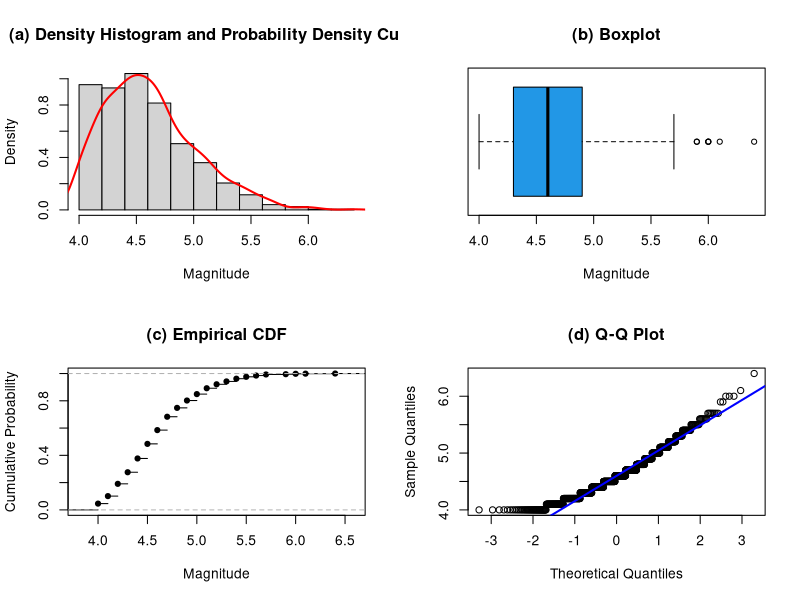
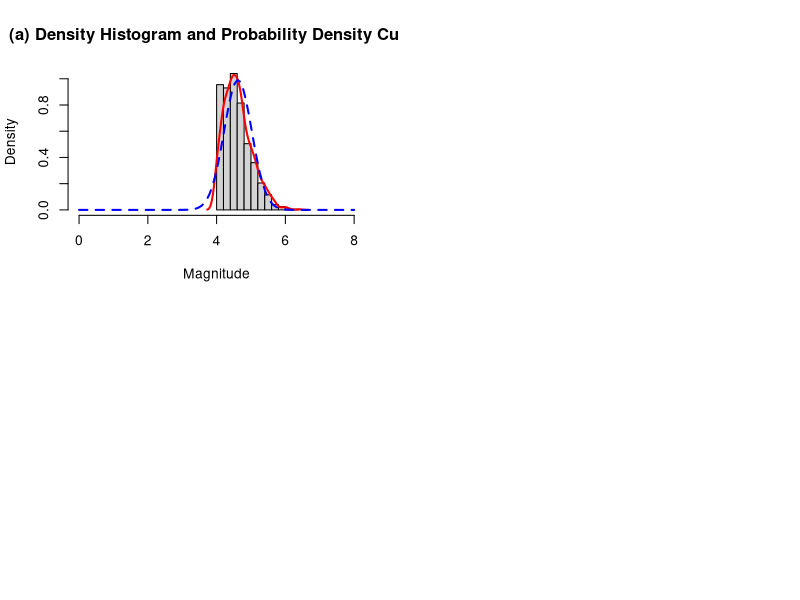
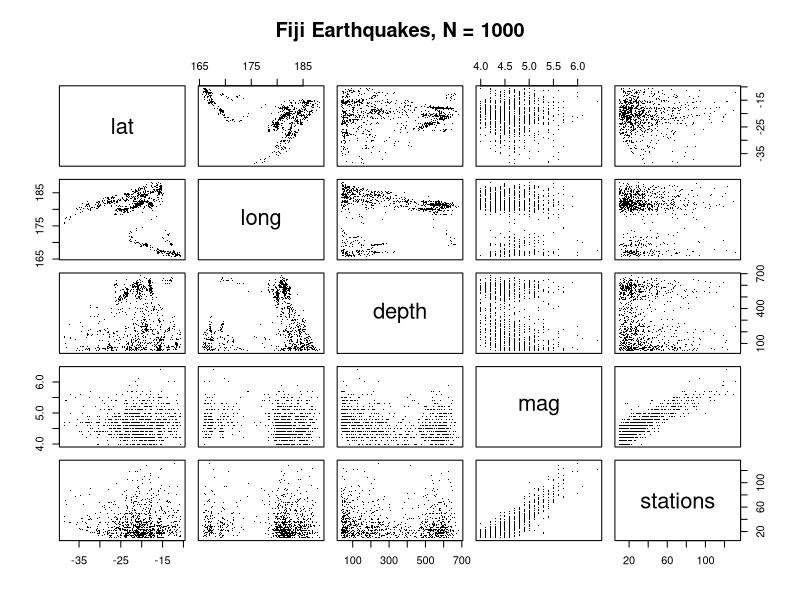
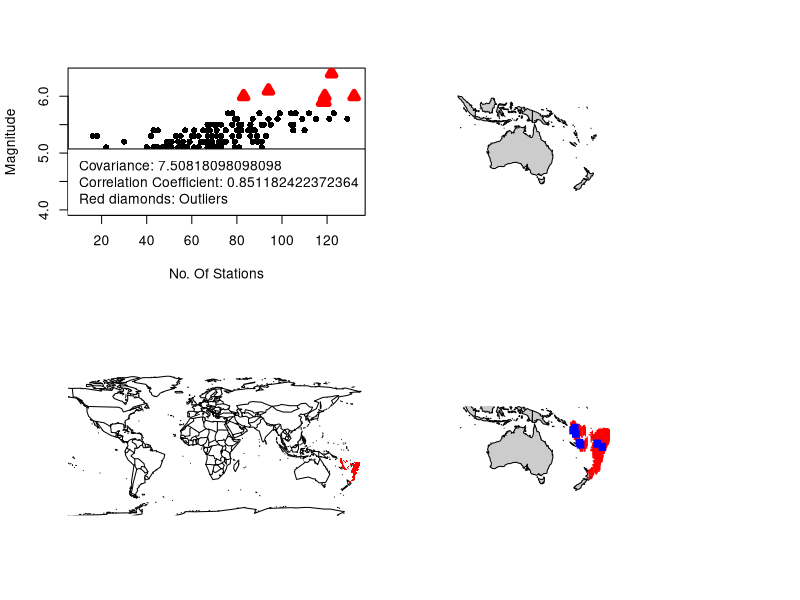

The R script that drew these images, in order:
## ---- chunk 1
library(datasets) # for the `quakes` data set

## You need to install the maps package first, then you can comment out the following line.
# install.packages("maps")

library(maps) # for map visualization
## ---- chunk 2
library(datasets) # we have already loaded the package but we can do it again
?quakes 
## ---- chunk 3
class(quakes)
head(quakes, n=5) # print first 5 rows of quakes
dim(quakes)  # dimension of the table
names(quakes)  # list the variables in quakes
str(quakes)  # list the structures in quakes
## ---- chunk 4
par(mfrow = c(2, 2)) # this will be used to get the plots in a 2x2 layout
hist(quakes$mag, freq = FALSE, main = "(a) Density Histogram and Probability Density Curve", xlab = "Magnitude", ylab = "Density")
lines(density(quakes$mag), col = "red", lwd = 2)

boxplot(quakes$mag, horizontal = TRUE, main = "(b) Boxplot", xlab = "Magnitude", ylab = "", width = 5, at = 10, col = 4)


plot(ecdf(quakes$mag), main = "(c) Empirical CDF", xlab = "Magnitude", ylab = "Cumulative Probability")


qqnorm(quakes$mag, main = "(d) Q-Q Plot", xlab = "Theoretical Quantiles", ylab = "Sample Quantiles")
qqline(quakes$mag, col = "blue", lwd = 2)
## ---- chunk 5
Q1 <- quantile(quakes$mag, 0.25)
Q3 <- quantile(quakes$mag, 0.75)

summary(quakes$mag)

IQR <- Q3 - Q1

lower_bound <- Q1 - 1.5 * IQR
upper_bound <- Q3 + 1.5 * IQR


outlier_indexes <- which(quakes$mag < lower_bound | quakes$mag > upper_bound)


print(outlier_indexes)

print(quakes[outlier_indexes, ])
## ---- chunk 6
mu <- mean(quakes$mag)
sigma <- var(quakes$mag)
print(mu)
print(sigma)
## ---- chunk 7
calculate_mu <- sum(quakes$mag) / length(quakes$mag)

squared_diff <- (quakes$mag - calculate_mu)^2

calculate_sigma <- sum(squared_diff) / length(quakes$mag)
print(calculate_mu)
print(calculate_sigma)
## ---- chunk 8
hist(quakes$mag, freq = FALSE, main = "(a) Density Histogram and Probability Density Curve", xlab = "Magnitude", ylab = "Density", xlim = c(0,8))
lines(density(quakes$mag), col = "red", lwd = 2)
estimated_mean <- mean(quakes$mag)
estimated_sd <- sd(quakes$mag)
x <- seq(0, 8, length = 100)
normal_curve <- dnorm(x, mean = estimated_mean, sd = estimated_sd)
lines(x, normal_curve, col = "blue", lwd = 2, lty = "dashed")
## ---- chunk 9
# require(graphics) # load the graphics library

pairs(quakes, main = "Fiji Earthquakes, N = 1000", cex.main=1.2, pch=".")
## ---- chunk 10
cor(quakes$mag, quakes$stations)
## ---- chunk 11
plot(quakes$mag ~ quakes$stations, xlab = "No. Of Stations", ylab = "Magnitude", pch = 16)

cov(quakes$mag, quakes$stations)
cor(quakes$mag, quakes$stations)

points(quakes$stations[outlier_indexes], quakes$mag[outlier_indexes], col = 'red', pch = 2, lwd = 5)

legend("bottomright", legend = c(paste("Covariance:", cov(quakes$mag,quakes$stations), sep = " "),
                              paste("Correlation Coefficient:", cor(quakes$mag,quakes$stations), sep = " "),
                              "Red diamonds: Outliers"),
       col = c("black", "black", "red"), pch = c(NA, NA, 18), lty = c(1, 1, NA), pt.cex = c(NA, NA, 1.5))

## ---- chunk 12
library(maps)
map()
points(quakes$long, quakes$lat, pch=".", col="red")
## ---- chunk 13
long.mean <- mean(quakes$long)
lat.mean <- mean(quakes$lat)
#orient <- c(lat.mean, long.mean, 0)
xlim <- c(min(quakes$long)/2, max(quakes$long)*1.5)
ylim <- c(min(quakes$lat)-10, max(quakes$lat)+10)
map(database="world", xlim=xlim, ylim=ylim, col="grey80", fill=T)
## ---- chunk 14
xlim <- c(min(quakes$long)/2, max(quakes$long)*1.5)
ylim <- c(min(quakes$lat)-10, max(quakes$lat)+10)
map(database="world", xlim=xlim, ylim=ylim, col="grey80", fill=T)
points(quakes$long, quakes$lat, pch="16", col="red")
rectangles <- sapply(outlier_indexes, function(i) {
  rect(
    quakes$long[i] - 2, quakes$lat[i] - 2,
    quakes$long[i] + 2, quakes$lat[i] + 2,
    col = "blue", border = "blue"
  )
})
